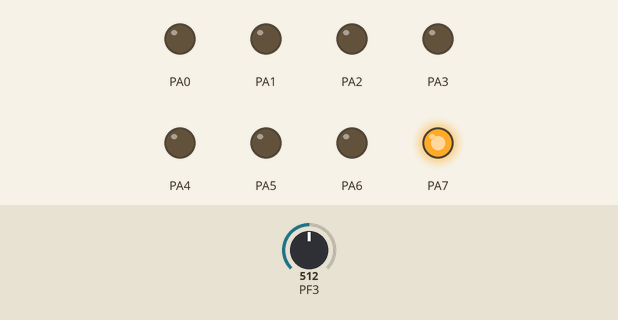
Simulated run of this program. Board: ATmega128, built with avr-gcc and emulated at 8 MHz. Parts: output pins drawn as LEDs (lit = HIGH). The inputs (shaded band) are chosen by the test bench; at power-on: PF3 = 512.

Above: at 1.2 s.
1.3 s: PF3 set to 516
At 2.2 s:
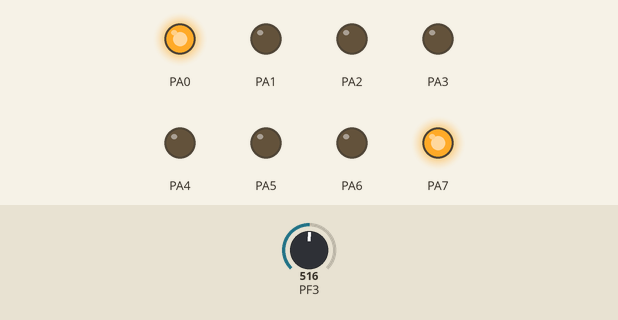
2.8 s: PF3 set to 511
At 3.5 s:
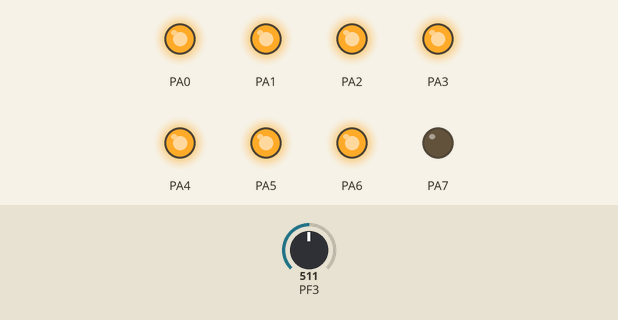
4.3 s: PF3 set to 306
At 4.8 s:
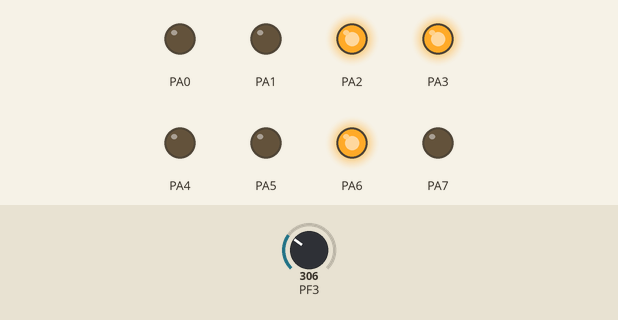
5.8 s: PF3 set to 303
At 7.0 s:
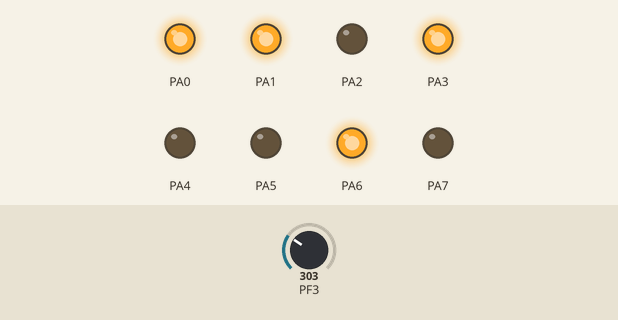
7.3 s: PF3 set to 122
At 8.5 s:
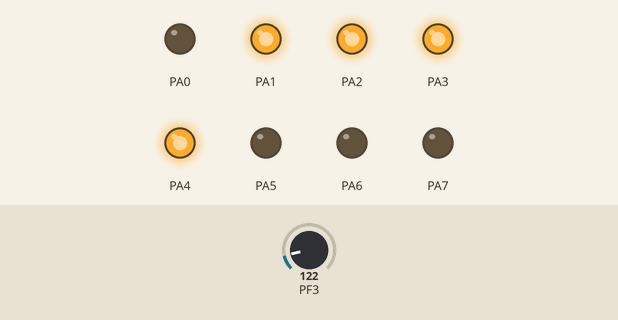
Timing chart, 0 to 9.8 s (numbered marks = the images above; inputs shaded):
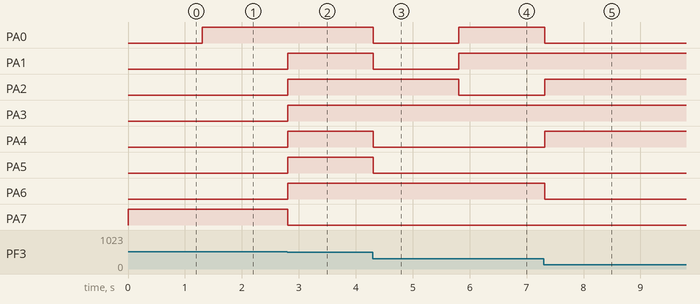

Measured:
- the behaviour switches between 515 and 516 on PF3 (found by bisection; images 0 and 1)
- the behaviour switches between 304 and 303 on PF3 (found by bisection; images 3 and 4)
- after the input at 1.3 s, PA0: LOW → HIGH at once
- after the input at 2.8 s, PA1–6: LOW → HIGH at once; PA7: HIGH → LOW at once
- after the input at 4.3 s, PA0, PA1, PA4, PA5: HIGH → LOW at once
- after the input at 5.8 s, PA0, PA1: LOW → HIGH at once; PA2: HIGH → LOW at once
- after the input at 7.3 s, PA0, PA6: HIGH → LOW at once; PA2, PA4: LOW → HIGH at once

The program:

main.c
```c
/*
 * 4.B.3.c
 *
 * Created: 3/27/2024 13:38:09
 * Author : koenp
 */

#define F_CPU 8e6
#include <avr/io.h>
#include <util/delay.h>
#include <avr/interrupt.h>

#define BIT(x)	(1 << (x))

// wait(): bezig wachten voor 'ms' milliseconden
// Gebruikte bibliotheek: util/delay.h
void wait( int ms )
{
	for (int tms=0; tms<ms; tms++)
	{
		_delay_ms( 1 );			// bibliotheekfunctie (max 30 ms bij 8MHz)
	}
}


// Initialiseer ADC: 10-bits (links uitgelijnd), continu
void adcInit( void )
{
	ADMUX = 0b01100011;			// AREF=VCC, resultaat links uitgelijnd, kanaal 3 op pin PF3
	ADCSRA = 0b10000110;		// ADC-inschakelen, geen onderbreking, geen start, geen vrije loop, deling door 64
}


// Hoofdprogramma: ADC op PF1
int main( void )
{
	DDRF = 0x00;				// stel PORTF in als invoer (ADC)
	DDRA = 0xFF;				// stel PORTA in als uitvoer
	adcInit();					// initialiseer ADC

	while (1)
	{
		ADCSRA |= BIT(6);			// Start een ADC-conversie door het ADSC bit te zetten in het ADCSRA-register
		while (ADCSRA & BIT(6));	// Wacht tot de ADC-conversie is voltooid door te controleren of het ADSC bit is gewist
		PORTA = ADCH;				// Zet de waarde van het meest significante byte (MSB) van de ADC-conversieresultaat op PORTA
		wait(100);				// elke 100 ms (busy wachten)
	}
}
```
